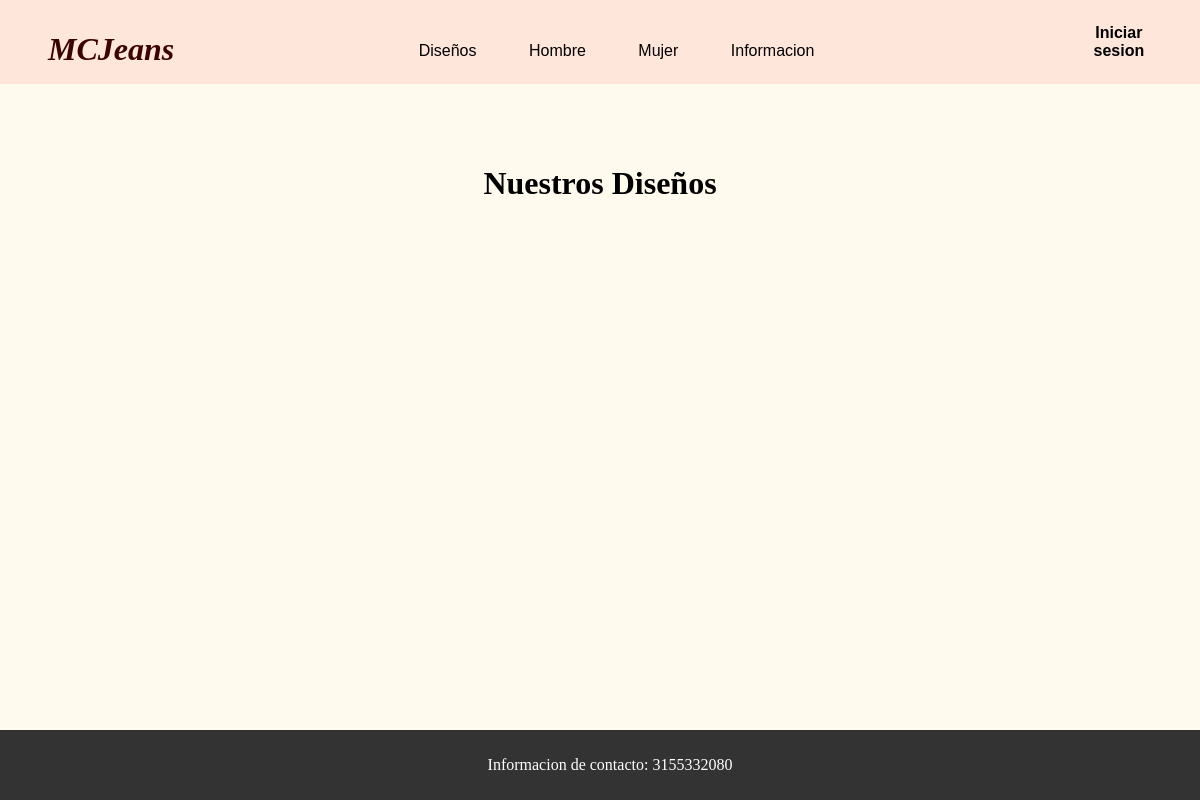
Page /diseños/ on the earlier database version.
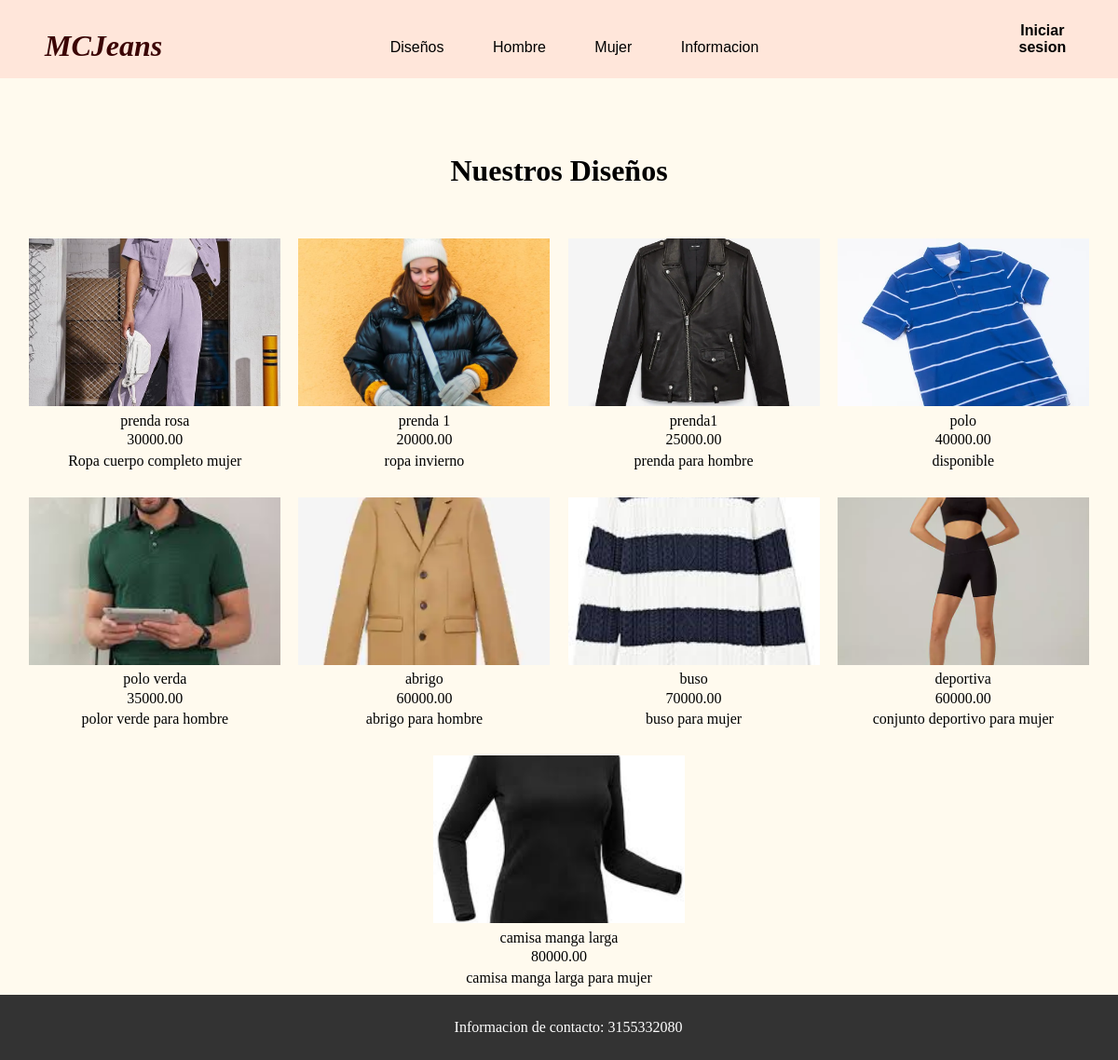
Same page on the later database version.
### principal/models.py (models this page shows, shortened)
class Producto(models.Model):
    Nombre = models.CharField(max_length=200)
    Descripcion = models.CharField(max_length=1000)
    Precio = models.DecimalField(max_digits=10, decimal_places=2)
    Imagen = models.ImageField(upload_to='static/img/productos/', null=True, blank=True)
    Unidades_disponibles = models.IntegerField(default=0, validators=[MinValueValidator(0)])
    categoria = models.BooleanField(default=True)

### principal/views.py (called while the page is built)
def disenos(request):
    producto = Producto.objects.all()
    return render(request, 'disenos.html',{
        'producto' : producto
    })

### principal/templates/disenos.html (shortened to what this page needs)
{% extends 'navbar.html' %}
{% load static %}
{% block extrahead %}
<head>
    <link rel="stylesheet" href="{% static '/css/disenos.css' %}">
    <link rel="stylesheet" href="{% static '/css/contenido.css' %}">
</head>
{% endblock extrahead%}
    {% block content %}
    <div class="content">
        <h1>Nuestros Diseños</h1>
        <br>
        <div class="imagenes">
            {% for pro in producto %}
            <a class="sobre" href="{% url 'producto' pro.id %}">
                <figure>
                    <img width="400" height="240" src="{{ pro.Imagen.url }}" alt="prenda3">
                    <figcaption>
                        <p class="prenda_title">{{pro.Nombre}}</p>
                        <p class="prenda_precio">{{pro.Precio}}</p>
                        <p class="prenda_descripcion">{{pro.Descripcion}}</p>
                    </figcaption>
                </figure>
            </a>
            {% endfor %}
        </div>
        <br><br><br>
        <div class="bot">
            <p>Informacion de contacto: 3155332080</p>
        </div>
    </div>
    </div>
    {% endblock content%}

Differences in the rows shown:
added Producto: Imagen (picture), Nombre "prenda rosa", Precio "30000.00", Descripcion "Ropa cuerpo completo mujer"
added Producto: Imagen (picture), Nombre "prenda 1", Precio "20000.00", Descripcion "ropa invierno"
added Producto: Imagen (picture), Nombre "prenda1", Precio "25000.00", Descripcion "prenda para hombre"
added Producto: Imagen (picture), Nombre "polo", Precio "40000.00", Descripcion "disponible"
added Producto: Imagen (picture), Nombre "polo verda", Precio "35000.00", Descripcion "polor verde para hombre"
added Producto: Imagen (picture), Nombre "abrigo", Precio "60000.00", Descripcion "abrigo para hombre"
added Producto: Imagen (picture), Nombre "buso", Precio "70000.00", Descripcion "buso para mujer"
added Producto: Imagen (picture), Nombre "deportiva", Precio "60000.00", Descripcion "conjunto deportivo para mujer"
added Producto: Imagen (picture), Nombre "camisa manga larga", Precio "80000.00", Descripcion "camisa manga larga para mujer"
